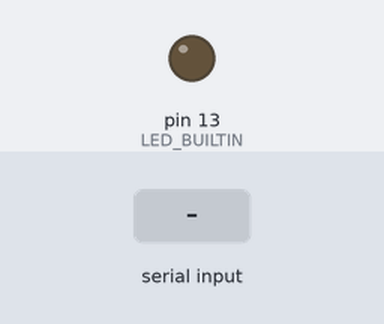
Bench run of a sketch on a simulated Arduino Uno, built with avr-gcc and run on an emulated ATmega328P. Parts: output pins drawn as LEDs (lit = HIGH). The inputs (shaded band) are chosen by the test bench. What the sketch prints to the serial monitor is not drawn.

Above: at 1.2 s.
1.3 s: "1\n" received over Serial
At 2.1 s:
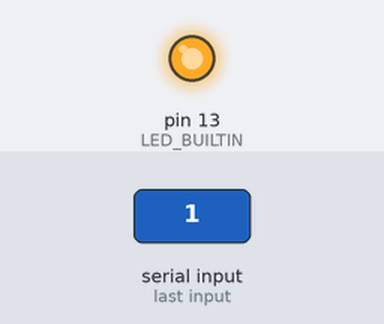
Timing chart, 0 to 4.3 s (numbered marks = the images above; inputs shaded):
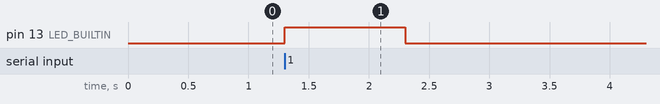

The sketch:

led_serial.ino
```cpp
void setup() {
  // put your setup code here, to run once:
  pinMode(LED_BUILTIN, OUTPUT);
  Serial.begin(9600);
  while (!Serial);
  Serial.println("1 -> LED ON; 0 -> LED OFF");
}

void loop() {
  // put your main code here, to run repeatedly:
  if (Serial.available()){
    int state = Serial.parseInt();
    if (state == 0){
      digitalWrite(LED_BUILTIN, LOW);
    }
    if (state == 1){
      digitalWrite(LED_BUILTIN, HIGH);
    }
  }
}
```

Measured:
- after the input at 1.3 s, pin 13 (LED_BUILTIN): LOW → HIGH at once, → LOW 1.0 s later
